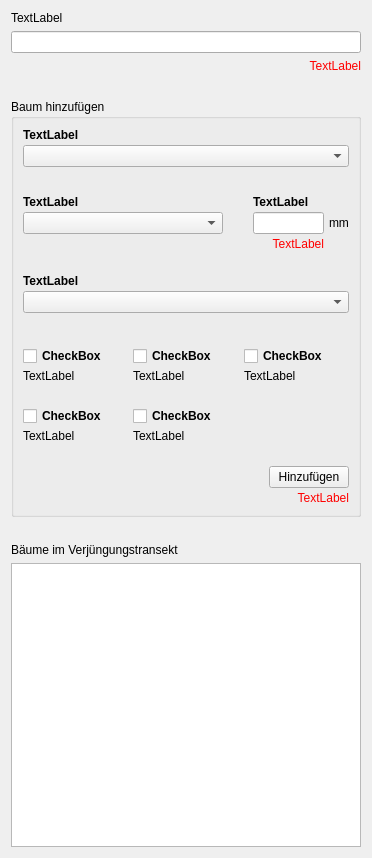
         <widget class="QWidget" name="scrollAreaWidgetContents_10">
          <property name="geometry">
           <rect>
            <x>0</x>
            <y>0</y>
            <width>372</width>
            <height>858</height>
           </rect>
          </property>
          <layout class="QGridLayout" name="gridLayout_42">
           <item row="0" column="0">
            <widget class="QLabel" name="verjuengungstransektlaengeLabel">
             <property name="text">
              <string>TextLabel</string>
             </property>
            </widget>
           </item>
           <item row="6" column="0">
            <widget class="QLabel" name="label_45">
             <property name="text">
              <string>Bäume im Verjüngungstransekt</string>
             </property>
            </widget>
           </item>
           <item row="5" column="0">
            <spacer name="verticalSpacer_51">
             <property name="orientation">
              <enum>Qt::Vertical</enum>
             </property>
             <property name="sizeType">
              <enum>QSizePolicy::Fixed</enum>
             </property>
             <property name="sizeHint" stdset="0">
              <size>
               <width>20</width>
               <height>20</height>
              </size>
             </property>
            </spacer>
           </item>
           <item row="7" column="0">
            <widget class="QTableWidget" name="verjuengungstransektenTable">
             <property name="editTriggers">
              <set>QAbstractItemView::NoEditTriggers</set>
             </property>
            </widget>
           </item>
           <item row="4" column="0">
            <widget class="QgsCollapsibleGroupBox" name="verjuengungstransekt_collapsable">
             <property name="title">
              <string>Baum hinzufügen</string>
             </property>
             <property name="collapsed">
              <bool>false</bool>
             </property>
             <layout class="QGridLayout" name="gridLayout_43">
              <property name="horizontalSpacing">
               <number>5</number>
              </property>
              <property name="verticalSpacing">
               <number>3</number>
              </property>
              <item row="5" column="0">
               <widget class="QComboBox" name="verjuengungstransekt_height">
                <property name="sizePolicy">
                 <sizepolicy hsizetype="Expanding" vsizetype="Fixed">
                  <horstretch>0</horstretch>
                  <verstretch>0</verstretch>
                 </sizepolicy>
                </property>
               </widget>
              </item>
              <item row="5" column="2" colspan="2">
               <widget class="QLineEdit" name="verjuengungstransekt_verjuengungstransektbhd">
                <property name="sizePolicy">
                 <sizepolicy hsizetype="Expanding" vsizetype="Fixed">
                  <horstretch>0</horstretch>
                  <verstretch>0</verstretch>
                 </sizepolicy>
                </property>
               </widget>
              </item>
              <item row="9" column="0" colspan="5">
               <widget class="QComboBox" name="verjuengungstransekt_verjuengungstransektschutzmassnahmen"/>
              </item>
              <item row="8" column="0" colspan="5">
               <widget class="QLabel" name="verjuengungstransekt_verjuengungstransektschutzmassnahmenLabel">
                <property name="font">
                 <font>
                  <weight>75</weight>
                  <bold>true</bold>
                 </font>
                </property>
                <property name="text">
                 <string>TextLabel</string>
                </property>
               </widget>
              </item>
              <item row="0" column="0" colspan="5">
               <widget class="QLabel" name="verjuengungstransekt_ba_icodeLabel">
                <property name="sizePolicy">
                 <sizepolicy hsizetype="Preferred" vsizetype="Fixed">
                  <horstretch>0</horstretch>
                  <verstretch>0</verstretch>
                 </sizepolicy>
                </property>
                <property name="font">
                 <font>
                  <weight>75</weight>
                  <bold>true</bold>
                 </font>
                </property>
                <property name="text">
                 <string>TextLabel</string>
                </property>
               </widget>
              </item>
              <item row="4" column="0">
               <widget class="QLabel" name="verjuengungstransekt_heightLabel">
                <property name="sizePolicy">
                 <sizepolicy hsizetype="Fixed" vsizetype="Fixed">
                  <horstretch>0</horstretch>
                  <verstretch>0</verstretch>
                 </sizepolicy>
                </property>
                <property name="minimumSize">
                 <size>
                  <width>200</width>
                  <height>0</height>
                 </size>
                </property>
                <property name="font">
                 <font>
                  <weight>75</weight>
                  <bold>true</bold>
                 </font>
                </property>
                <property name="text">
                 <string>TextLabel</string>
                </property>
               </widget>
              </item>
              <item row="5" column="4">
               <widget class="QLabel" name="label_44">
                <property name="sizePolicy">
                 <sizepolicy hsizetype="Fixed" vsizetype="Fixed">
                  <horstretch>0</horstretch>
                  <verstretch>0</verstretch>
                 </sizepolicy>
                </property>
                <property name="text">
                 <string>mm</string>
                </property>
               </widget>
              </item>
              <item row="1" column="0" colspan="5">
               <widget class="QComboBox" name="verjuengungstransekt_ba_icode">
                <property name="sizePolicy">
                 <sizepolicy hsizetype="Preferred" vsizetype="Expanding">
                  <horstretch>0</horstretch>
                  <verstretch>0</verstretch>
                 </sizepolicy>
                </property>
               </widget>
              </item>
              <item row="2" column="0" colspan="5">
               <layout class="QVBoxLayout" name="verjuengungstransekt_ba_icode_chips">
                <property name="topMargin">
                 <number>5</number>
                </property>
               </layout>
              </item>
              <item row="10" column="0" colspan="5">
               <layout class="QVBoxLayout" name="verjuengungstransekt_verjuengungstransektschutzmassnahmen_chips">
                <property name="topMargin">
                 <number>0</number>
                </property>
               </layout>
              </item>
              <item row="16" column="0" colspan="5">
               <layout class="QHBoxLayout" name="horizontalLayout_7">
                <item>
                 <spacer name="horizontalSpacer_19">
                  <property name="orientation">
                   <enum>Qt::Horizontal</enum>
                  </property>
                  <property name="sizeType">
                   <enum>QSizePolicy::Expanding</enum>
                  </property>
                  <property name="sizeHint" stdset="0">
                   <size>
                    <width>40</width>
                    <height>20</height>
                   </size>
                  </property>
                 </spacer>
                </item>
                <item>
                 <widget class="QPushButton" name="verjuengungstransektAdd">
                  <property name="text">
                   <string>Hinzufügen</string>
                  </property>
                 </widget>
                </item>
               </layout>
              </item>
              <item row="12" column="0" colspan="5">
               <layout class="QGridLayout" name="gridLayout_44">
                <property name="topMargin">
                 <number>10</number>
                </property>
                <property name="horizontalSpacing">
                 <number>5</number>
                </property>
                <property name="verticalSpacing">
                 <number>3</number>
                </property>
                <item row="0" column="0">
                 <widget class="QCheckBox" name="verjuengungstransekt_verjuengungstransekttriebverlustdurchinsektenfrass">
                  <property name="font">
                   <font>
                    <weight>75</weight>
                    <bold>true</bold>
                   </font>
                  </property>
                  <property name="text">
                   <string>CheckBox</string>
                  </property>
                 </widget>
                </item>
                <item row="1" column="0">
                 <widget class="QLabel" name="verjuengungstransekt_verjuengungstransekttriebverlustdurchinsektenfrassDescription">
                  <property name="text">
                   <string>TextLabel</string>
                  </property>
                 </widget>
                </item>
                <item row="0" column="2">
                 <widget class="QCheckBox" name="verjuengungstransekt_verjuengungstransekttriebverlustdurchfrost">
                  <property name="font">
                   <font>
                    <weight>75</weight>
                    <bold>true</bold>
                   </font>
                  </property>
                  <property name="text">
                   <string>CheckBox</string>
                  </property>
                 </widget>
                </item>
                <item row="3" column="0">
                 <widget class="QCheckBox" name="verjuengungstransekt_verjuengungstransekttriebverlustdurchtrockenheit">
                  <property name="font">
                   <font>
                    <weight>75</weight>
                    <bold>true</bold>
                   </font>
                  </property>
                  <property name="text">
                   <string>CheckBox</string>
                  </property>
                 </widget>
                </item>
                <item row="0" column="1">
                 <widget class="QCheckBox" name="verjuengungstransekt_verjuengungstransekttriebverlustdurchschalenwildverbiss">
                  <property name="font">
                   <font>
                    <weight>75</weight>
                    <bold>true</bold>
                   </font>
                  </property>
                  <property name="text">
                   <string>CheckBox</string>
                  </property>
                 </widget>
                </item>
                <item row="2" column="0">
                 <spacer name="verticalSpacer_53">
                  <property name="orientation">
                   <enum>Qt::Vertical</enum>
                  </property>
                  <property name="sizeType">
                   <enum>QSizePolicy::Fixed</enum>
                  </property>
                  <property name="sizeHint" stdset="0">
                   <size>
                    <width>20</width>
                    <height>20</height>
                   </size>
                  </property>
                 </spacer>
                </item>
                <item row="4" column="0">
                 <widget class="QLabel" name="verjuengungstransekt_verjuengungstransekttriebverlustdurchtrockenheitDescription">
                  <property name="text">
                   <string>TextLabel</string>
                  </property>
                 </widget>
                </item>
                <item row="4" column="1">
                 <widget class="QLabel" name="verjuengungstransekt_verjuengungstransekttriebverlustdurchfegeDescription">
                  <property name="text">
                   <string>TextLabel</string>
                  </property>
                 </widget>
                </item>
                <item row="3" column="1">
                 <widget class="QCheckBox" name="verjuengungstransekt_verjuengungstransekttriebverlustdurchfege">
                  <property name="font">
                   <font>
                    <weight>75</weight>
                    <bold>true</bold>
                   </font>
                  </property>
                  <property name="text">
                   <string>CheckBox</string>
                  </property>
                 </widget>
                </item>
                <item row="1" column="1">
                 <widget class="QLabel" name="verjuengungstransekt_verjuengungstransekttriebverlustdurchschalenwildverbissDescription">
                  <property name="text">
                   <string>TextLabel</string>
                  </property>
                 </widget>
                </item>
                <item row="1" column="2">
                 <widget class="QLabel" name="verjuengungstransekt_verjuengungstransekttriebverlustdurchfrostDescription">
                  <property name="text">
                   <string>TextLabel</string>
                  </property>
                 </widget>
                </item>
               </layout>
              </item>
              <item row="5" column="1">
               <spacer name="horizontalSpacer_20">
                <property name="orientation">
                 <enum>Qt::Horizontal</enum>
                </property>
                <property name="sizeType">
                 <enum>QSizePolicy::Fixed</enum>
                </property>
                <property name="sizeHint" stdset="0">
                 <size>
                  <width>20</width>
                  <height>20</height>
                 </size>
                </property>
               </spacer>
              </item>
              <item row="17" column="0" colspan="5">
               <widget class="QLabel" name="verjuengungstransektAddError">
                <property name="styleSheet">
                 <string notr="true">color:red</string>
                </property>
                <property name="text">
                 <string>TextLabel</string>
                </property>
                <property name="alignment">
                 <set>Qt::AlignRight|Qt::AlignTrailing|Qt::AlignVCenter</set>
                </property>
               </widget>
              </item>
              <item row="3" column="0" colspan="5">
               <spacer name="verticalSpacer_15">
                <property name="orientation">
                 <enum>Qt::Vertical</enum>
                </property>
                <property name="sizeType">
                 <enum>QSizePolicy::Fixed</enum>
                </property>
                <property name="sizeHint" stdset="0">
                 <size>
                  <width>20</width>
                  <height>20</height>
                 </size>
                </property>
               </spacer>
              </item>
              <item row="7" column="0" colspan="5">
               <spacer name="verticalSpacer_54">
                <property name="orientation">
                 <enum>Qt::Vertical</enum>
                </property>
                <property name="sizeType">
                 <enum>QSizePolicy::Fixed</enum>
                </property>
                <property name="sizeHint" stdset="0">
                 <size>
                  <width>20</width>
                  <height>20</height>
                 </size>
                </property>
               </spacer>
              </item>
              <item row="11" column="0" colspan="5">
               <spacer name="verticalSpacer_48">
                <property name="orientation">
                 <enum>Qt::Vertical</enum>
                </property>
                <property name="sizeType">
                 <enum>QSizePolicy::Fixed</enum>
                </property>
                <property name="sizeHint" stdset="0">
                 <size>
                  <width>20</width>
                  <height>20</height>
                 </size>
                </property>
               </spacer>
              </item>
              <item row="13" column="0" colspan="5">
               <spacer name="verticalSpacer_47">
                <property name="orientation">
                 <enum>Qt::Vertical</enum>
                </property>
                <property name="sizeType">
                 <enum>QSizePolicy::Fixed</enum>
                </property>
                <property name="sizeHint" stdset="0">
                 <size>
                  <width>20</width>
                  <height>20</height>
                 </size>
                </property>
               </spacer>
              </item>
              <item row="6" column="2" colspan="2">
               <widget class="QLabel" name="verjuengungstransekt_verjuengungstransektbhdError">
                <property name="styleSheet">
                 <string notr="true">color:red</string>
                </property>
                <property name="text">
                 <string>TextLabel</string>
                </property>
                <property name="alignment">
                 <set>Qt::AlignRight|Qt::AlignTrailing|Qt::AlignVCenter</set>
                </property>
                <property name="wordWrap">
                 <bool>true</bool>
                </property>
               </widget>
              </item>
              <item row="4" column="2" colspan="3">
               <widget class="QLabel" name="verjuengungstransekt_verjuengungstransektbhdLabel">
                <property name="font">
                 <font>
                  <weight>75</weight>
                  <bold>true</bold>
                 </font>
                </property>
                <property name="text">
                 <string>TextLabel</string>
                </property>
               </widget>
              </item>
             </layout>
            </widget>
           </item>
           <item row="3" column="0">
            <spacer name="verticalSpacer_10">
             <property name="orientation">
              <enum>Qt::Vertical</enum>
             </property>
             <property name="sizeType">
              <enum>QSizePolicy::Fixed</enum>
             </property>
             <property name="sizeHint" stdset="0">
              <size>
               <width>20</width>
               <height>20</height>
              </size>
             </property>
            </spacer>
           </item>
           <item row="1" column="0">
            <widget class="QLineEdit" name="verjuengungstransektlaenge"/>
           </item>
           <item row="2" column="0">
            <widget class="QLabel" name="verjuengungstransektlaengeError">
             <property name="styleSheet">
              <string notr="true">color:red</string>
             </property>
             <property name="text">
              <string>TextLabel</string>
             </property>
             <property name="alignment">
              <set>Qt::AlignRight|Qt::AlignTrailing|Qt::AlignVCenter</set>
             </property>
            </widget>
           </item>
          </layout>
         </widget>
